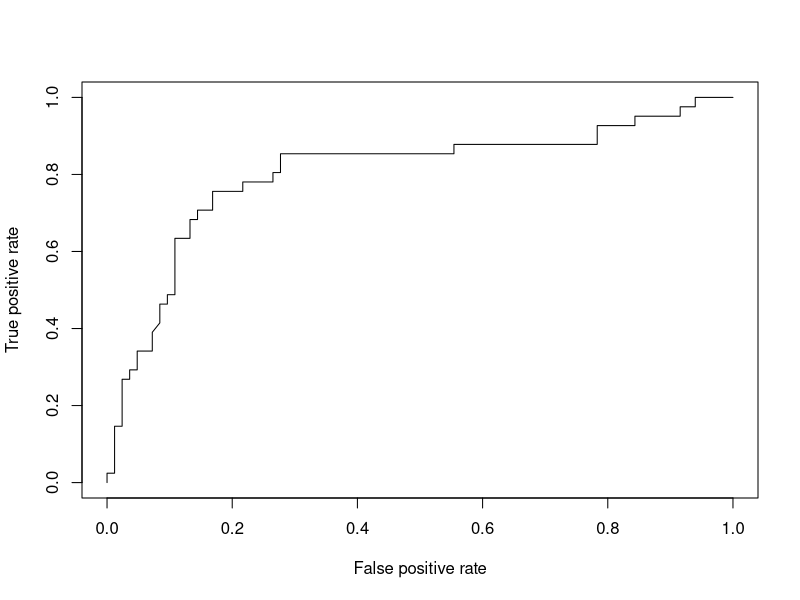

This figure's R source:
library(e1071)
library(MASS)
library(ROCR)

cat("cats dataset prediction of sex")

data(cats)

# set random ordering
rng = sample(144, 144)
train_vals = rng[1:20]
test_vals = rng[21:144]

gen_metrics <- function(class_name) {
    x <- subset(cats, select = -Sex)
    y <- 1 * (subset(cats, select = Sex) == class_name)

    train_x <- x[train_vals,]
    train_y <- y[train_vals,]

    test_x <- x[test_vals,]
    test_y <- y[test_vals,]

    svm_model <- svm(Sex ~ ., data = data.frame(x,Sex=y))
    pred <- predict(svm_model, test_x)
    pp <- prediction(pred, test_y)
    prf <- performance(pp, "auc")
    print(prf)

    plot(performance(pp, "tpr", "fpr"))
    prf@y.values
}

# make female positive examples
gen_metrics('F')
